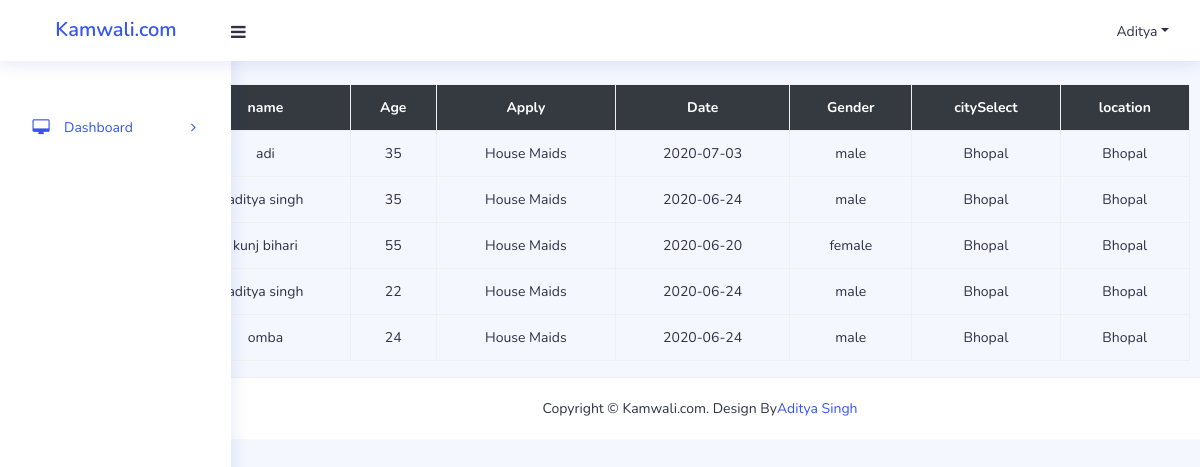
/housemaiddis.php, run on the app's committed database.
### tables this page shows
CREATE TABLE `maid` (
  `id` int(30) NOT NULL,
  `name` varchar(30) NOT NULL,
  `email` varchar(30) NOT NULL,
  `age` varchar(30) NOT NULL,
  `apply` varchar(30) NOT NULL,
  `date` date NOT NULL,
  `gender` varchar(30) NOT NULL,
  `citySelect` varchar(30) NOT NULL,
  `location` varchar(30) NOT NULL,
  `address` varchar(30) NOT NULL,
  `pic` varchar(200) NOT NULL
);

### housemaiddis.php (the view, shortened to what this page needs)
<!DOCTYPE html>
<html lang="en">
<head>
		<link rel="stylesheet" href="assets/plugins/bootstrap/css/bootstrap.min.css">
		<link rel="stylesheet" href="assets/css/icons.css">
		<link rel="stylesheet" href="assets/css/style.css">
		<link rel="stylesheet" href="assets/plugins/scroll-bar/jquery.mCustomScrollbar.css">
		<link rel="stylesheet" href="assets/plugins/toggle-menu/sidemenu.css">
		<link rel="stylesheet" href="assets/plugins/chartist/chartist.css">
		<link rel="stylesheet" href="assets/plugins/chartist/chartist-plugin-tooltip.css">
		<link rel="stylesheet" href="assets/plugins/fullcalendar/stylesheet1.css">
	</head>
	<body class="app ">
		<div id="app">
			<div class="main-wrapper" >
				<nav class="navbar navbar-expand-lg main-navbar">
					<a class="header-brand" href="index.php">
            <span class="text-primary">Kamwali.com</span>
					</a>
					<form class="form-inline mr-auto">
						<ul class="navbar-nav">
							<li><a href="#" data-toggle="sidebar" class="nav-link nav-link-lg"><i class="fa fa-navicon"></i></a></li>
						</ul>
					</form>
					<ul class="navbar-nav navbar-right ">
						<li class="dropdown"><a href="#" data-toggle="dropdown" class="nav-link dropdown-toggle nav-link-lg">
							<div class="d-sm-none d-lg-inline-block">Aditya</div></a>
						</li>
					</ul>
				</nav>
				<aside class="app-sidebar">
					<div class="app-sidebar__user">
					    <div class="dropdown">
							<a class="nav-link pl-2 pr-2 leading-none d-flex" data-toggle="dropdown" href="#">
							</a>
						</div>
					</div>
					<ul class="side-menu">
						<li class="slide">
							<a class="side-menu__item"  data-toggle="slide" href="#"><i class="side-menu__icon fa fa-desktop"></i><span class="side-menu__label">Dashboard</span><i class="angle fa fa-angle-right"></i></a>
						</li>
				</aside>
<div class="container">
  <div class="col-lg-12"><br><br>
  	<table class=" table table-striped table-hover table-bordered " style="margin-left: 50px;">
  		<br><br>
  		<tr class="bg-dark text-white text-center">
  			<th> Id</th>
  			<th> name</th>
  			<th> Age</th>
        <th> Apply</th>
        <th> Date</th>
        <th> Gender</th>
        <th> citySelect</th>
        <th> location</th>
  		</tr>
<?php
   include 'conn.php';
	$qry = "select*from maid  WHERE apply='House Maids'";
     $query= mysqli_query($con,$qry);
     while($res = mysqli_fetch_array($query))
     {
?>
  		<tr class="text-center">
  			<td> <?php echo $res['id'];  ?></td>
            <td> <?php echo $res['name']; ?></td>
            <td> <?php echo $res['age']; ?></td>
            <td> <?php echo $res['apply']; ?></td>
            <td> <?php echo $res['date']; ?></td>
            <td> <?php echo $res['gender']; ?></td>
            <td> <?php echo $res['citySelect']; ?></td>
            <td> <?php echo $res['location']; ?></td>
  		</tr>
<?php
}
?>
</table>
  </div>
</div>
    </div>
  </div>
				<footer class="main-footer">
					<div class="text-center">
						Copyright &copy;  Kamwali.com. Design By<a href="#">Aditya Singh</a>
					</div>
				</footer>
	</body>
</html>

### data on the page
maid: name "adi", age "35", apply "House Maids", date "2020-07-03", gender "male", citySelect "Bhopal", location "Bhopal"
maid: name "aditya singh", age "35", apply "House Maids", date "2020-06-24", gender "male", citySelect "Bhopal", location "Bhopal"
maid: name "kunj bihari", age "55", apply "House Maids", date "2020-06-20", gender "female", citySelect "Bhopal", location "Bhopal"
maid: name "aditya singh", age "22", apply "House Maids", date "2020-06-24", gender "male", citySelect "Bhopal", location "Bhopal"
maid: name "omba", age "24", apply "House Maids", date "2020-06-24", gender "male", citySelect "Bhopal", location "Bhopal"
